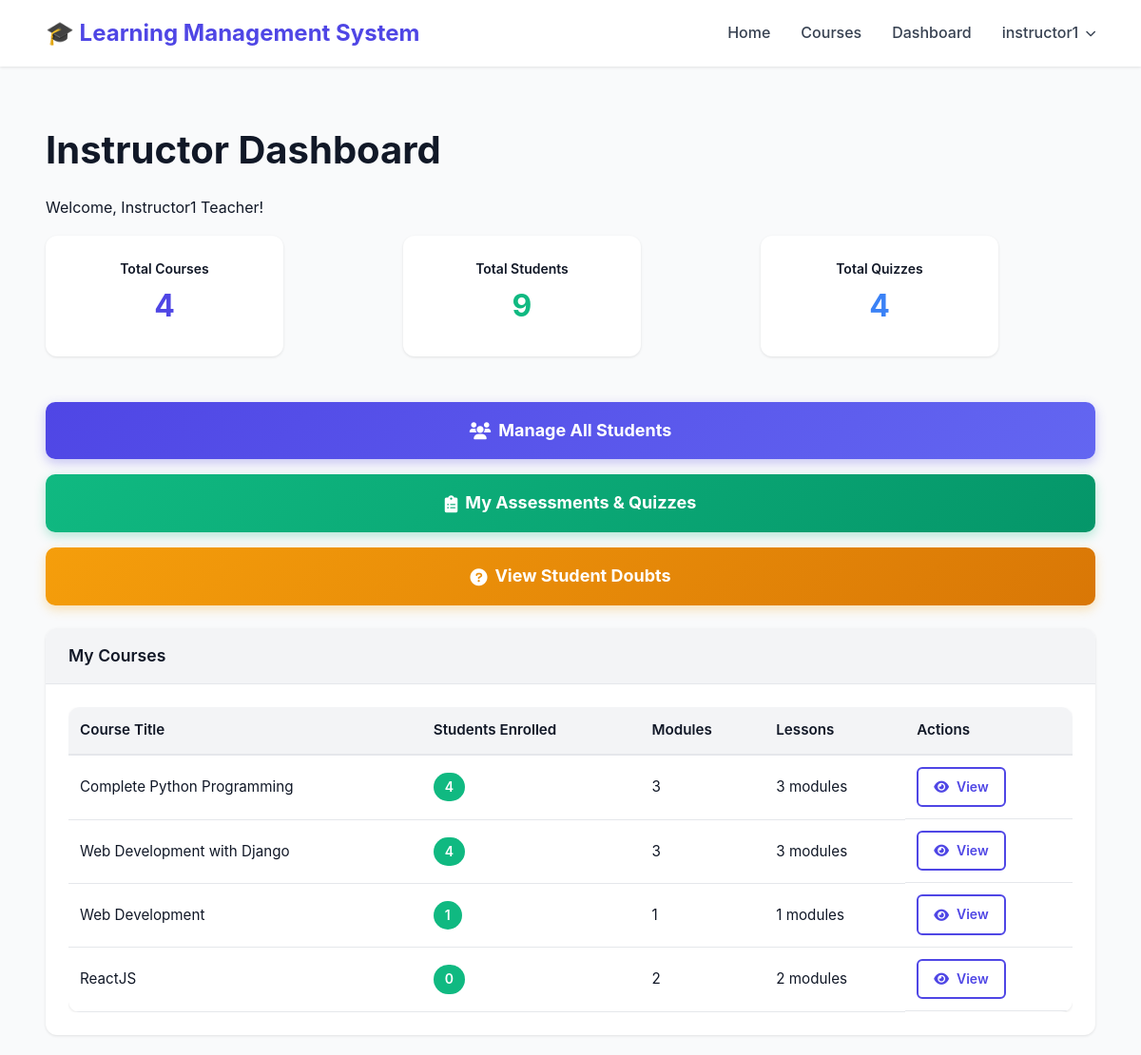
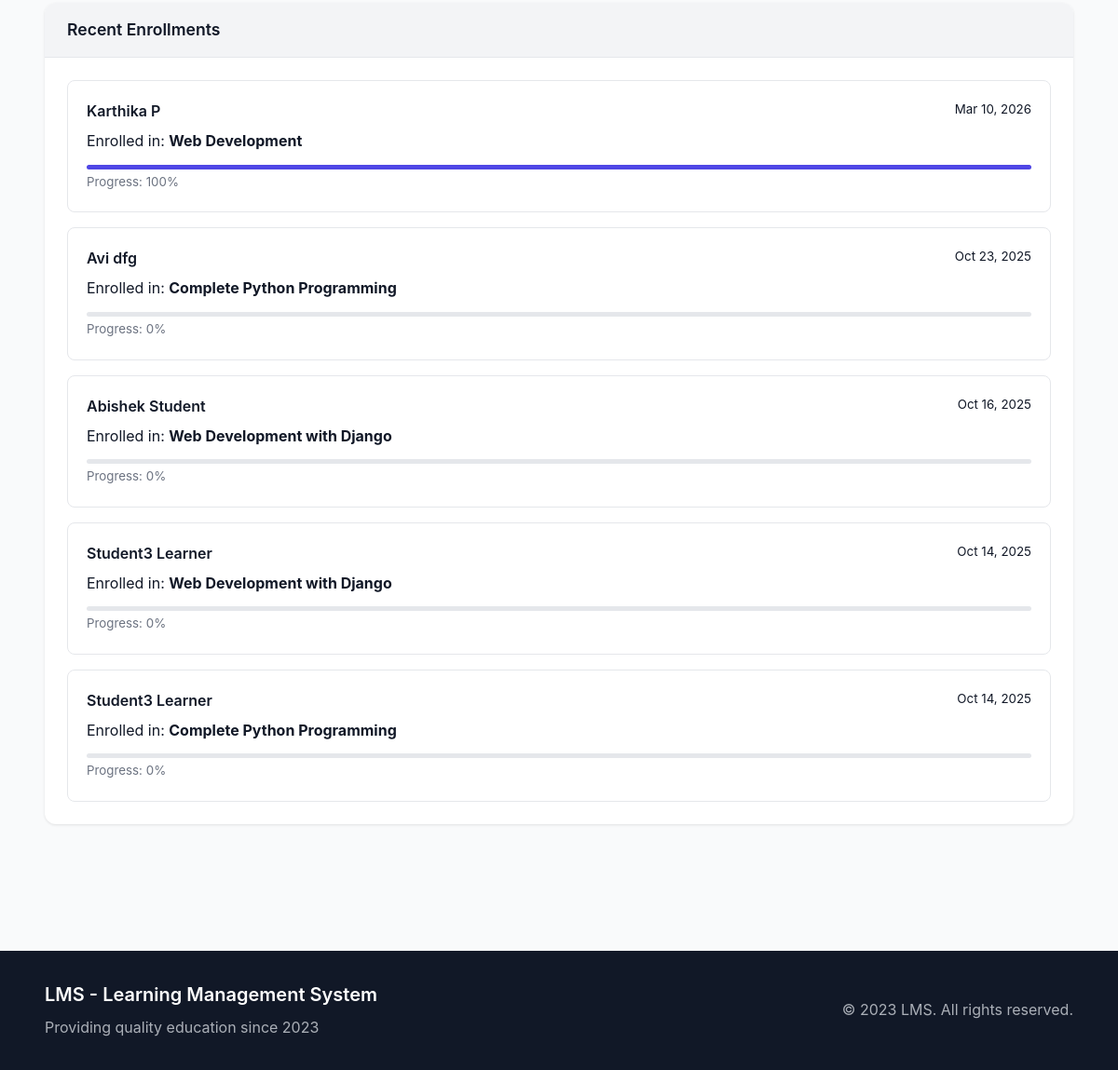
The page /accounts/dashboard/ (signed in) on the database its author committed (2 pictures, top to bottom).
### accounts/models.py (models this page shows, shortened)
class User(AbstractUser):
    USER_TYPE_CHOICES = (
        ('student', 'Student'),
        ('instructor', 'Instructor'),
        ('admin', 'Admin'),
    )
    user_type = models.CharField(max_length=10, choices=USER_TYPE_CHOICES, default='student')
    profile_picture = models.ImageField(upload_to='profile_pictures/', null=True, blank=True)
    phone = models.CharField(max_length=20, null=True, blank=True)
    bio = models.TextField(blank=True, null=True)
    date_of_birth = models.DateField(null=True, blank=True)
    website = models.URLField(max_length=200, blank=True, null=True)
    address = models.TextField(blank=True, null=True)
    LEARNING_STYLE_CHOICES = (
        ('visual', 'Visual'),
        ('auditory', 'Auditory'),
        ('reading', 'Reading/Writing'),
        ('kinesthetic', 'Kinesthetic'),
    )
    learning_style = models.CharField(max_length=20, choices=LEARNING_STYLE_CHOICES, null=True, blank=True)
    preferred_language = models.CharField(max_length=50, blank=True, null=True)
    daily_study_goal = models.PositiveIntegerField(default=30, validators=[MinValueValidator(15), MaxValueValidator(480)])  # in minutes
    @property
    def is_instructor(self):
        return self.user_type == 'instructor'
    @property
    def is_admin(self):
        return self.is_superuser or self.user_type == 'admin'

### courses/models.py (models this page shows, shortened)
class Course(models.Model):
    title = models.CharField(max_length=200, unique=True)
    code = models.CharField(max_length=20, unique=True, blank=True, null=True, help_text="Unique course code (e.g., CS101)")
    description = models.TextField()
    instructor = models.ForeignKey(
        settings.AUTH_USER_MODEL,
        on_delete=models.CASCADE,
        related_name='courses_taught'
    )
    thumbnail = models.ImageField(upload_to='course_thumbnails/', null=True, blank=True)
    syllabus = models.FileField(upload_to='syllabi/', null=True, blank=True)
    category = models.ForeignKey(Category, on_delete=models.SET_NULL, null=True, blank=True, related_name='courses')
    created_at = models.DateTimeField(auto_now_add=True)
    updated_at = models.DateTimeField(auto_now=True)

class Module(models.Model):
    course = models.ForeignKey(Course, on_delete=models.CASCADE, related_name='modules')
    title = models.CharField(max_length=200)
    description = models.TextField(blank=True, null=True)
    order = models.PositiveIntegerField(default=0)
    class Meta:
        ordering = ['order']

class Enrollment(models.Model):
    student = models.ForeignKey(
        settings.AUTH_USER_MODEL,
        on_delete=models.CASCADE,
        related_name='enrollments'
    )
    course = models.ForeignKey(Course, on_delete=models.CASCADE, related_name='enrollments')
    enrollment_date = models.DateTimeField(auto_now_add=True)
    completed = models.BooleanField(default=False)
    completion_date = models.DateTimeField(null=True, blank=True)
    progress = models.DecimalField(max_digits=5, decimal_places=2, default=0.00)
    is_active = models.BooleanField(default=True)
    class Meta:
        unique_together = ('student', 'course')

### accounts/views.py (the view, shortened to what this page needs)
# urls.py: path('dashboard/', views.dashboard_view, name='dashboard'),
@login_required
def dashboard_view(request):
    context = {
        'notifications': Notification.objects.filter(
            recipient=request.user,
            is_read=False
        )[:5]
    }
    if request.user.is_admin:
        context.update({
            'total_users': User.objects.count(),
            'total_students': User.objects.filter(user_type='student').count(),
            'total_instructors': User.objects.filter(user_type='instructor').count(),
            'total_admins': User.objects.filter(user_type='admin').count(),
            'active_users': User.objects.filter(is_active=True).count(),
            'total_courses': Course.objects.count(),
            'total_enrollments': Enrollment.objects.count(),
            'total_certificates': Certificate.objects.count(),
            'recent_users': User.objects.order_by('-date_joined')[:5],
            'recent_courses': Course.objects.order_by('-created_at')[:5],
            'user_types': User.objects.values('user_type').annotate(count=Count('id')),
            'course_categories': Course.objects.values('category__name').annotate(count=Count('id')),
            'completion_rate': Enrollment.objects.filter(completed=True).count() / Enrollment.objects.count() * 100 if Enrollment.objects.exists() else 0
        })
        template = 'dashboard/admin_dashboard.html'
    elif request.user.is_instructor:
        courses = Course.objects.filter(instructor=request.user)
        context.update({
            'courses': courses,
            'total_students': Enrollment.objects.filter(course__instructor=request.user).count(),
            'total_quizzes': Quiz.objects.filter(instructor=request.user).count(),
            'recent_enrollments': Enrollment.objects.filter(
                course__instructor=request.user
            ).order_by('-enrollment_date')[:5],
            'completion_rates': {
                course.id: course.enrollments.filter(completed=True).count() / course.enrollments.count() * 100
                if course.enrollments.exists() else 0
                for course in courses
            }
        })
        template = 'dashboard/instructor_dashboard.html'
    return render(request, template, context)

### templates/dashboard/instructor_dashboard.html (shortened to what this page needs)
{% extends 'base.html' %}
{% block content %}
<div class="container py-5">
    <h1 class="mb-4">Instructor Dashboard</h1>
    <p class="lead">Welcome, {{ user.get_full_name|default:user.username }}!</p>
    <div class="row mb-4">
        <div class="col-md-4 dashboard-col">
            <div class="card text-center dashboard-card">
                <div class="card-body">
                    <h5 class="card-title">Total Courses</h5>
                    <h2 class="card-text text-primary">{{ courses.count }}</h2>
                </div>
            </div>
        </div>
        <div class="col-md-4 dashboard-col">
            <div class="card text-center dashboard-card">
                <div class="card-body">
                    <h5 class="card-title">Total Students</h5>
                    <h2 class="card-text text-success">{{ total_students }}</h2>
                </div>
            </div>
        </div>
        <div class="col-md-4 dashboard-col">
            <div class="card text-center dashboard-card">
                <div class="card-body">
                    <h5 class="card-title">Total Quizzes</h5>
                    <h2 class="card-text text-info">{{ total_quizzes }}</h2>
                </div>
            </div>
        </div>
    </div>
    <div class="mb-4">
        <a href="{% url 'courses:instructor_manage_all_students' %}" class="btn btn-primary btn-lg w-100 mb-2">
            <i class="fas fa-users"></i> Manage All Students
        </a>
        <a href="{% url 'quizzes:instructor_assessments' %}" class="btn btn-success btn-lg w-100 mb-2">
            <i class="fas fa-clipboard-list"></i> My Assessments & Quizzes
        </a>
        <a href="{% url 'lessons:view_doubts' %}" class="btn btn-warning btn-lg w-100">
            <i class="fas fa-question-circle"></i> View Student Doubts
        </a>
    </div>
    <div class="card mb-4">
        <div class="card-header">
            <h5 class="mb-0">My Courses</h5>
        </div>
        <div class="card-body">
            {% if courses %}
            <div class="table-responsive">
                <table class="table table-hover">
                    <thead>
                        <tr>
                            <th>Course Title</th>
                            <th>Students Enrolled</th>
                            <th>Modules</th>
                            <th>Lessons</th>
                            <th>Actions</th>
                        </tr>
                    </thead>
                    <tbody>
                        {% for course in courses %}
                        <tr>
                            <td>
                                <a href="{% url 'courses:course_detail' course.pk %}" class="text-decoration-none">
                                    {{ course.title }}
                                </a>
                            </td>
                            <td>
                                <span class="badge bg-success">{{ course.enrollments.count }}</span>
                            </td>
                            <td>{{ course.modules.count }}</td>
                            <td>{{ course.modules.all|length }} modules</td>
                            <td>
                                <a href="{% url 'courses:course_detail' course.pk %}" class="btn btn-sm btn-outline-primary">
                                    <i class="fas fa-eye"></i> View
                                </a>
                            </td>
                        </tr>
                        {% endfor %}
                    </tbody>
                </table>
            </div>
            {% else %}
            <div class="text-center py-4">
                <p class="text-muted">No courses assigned yet. Contact admin to get courses assigned.</p>
            </div>
            {% endif %}
        </div>
    </div>
    <div class="card">
        <div class="card-header">
            <h5 class="mb-0">Recent Enrollments</h5>
        </div>
        <div class="card-body">
            {% if recent_enrollments %}
            <div class="list-group">
                {% for enrollment in recent_enrollments %}
                <div class="list-group-item">
                    <div class="d-flex w-100 justify-content-between">
                        <h6 class="mb-1">{{ enrollment.student.get_full_name|default:enrollment.student.username }}</h6>
                        <small>{{ enrollment.enrollment_date|date:"M d, Y" }}</small>
                    </div>
                    <p class="mb-1">Enrolled in: <strong>{{ enrollment.course.title }}</strong></p>
                    <div class="progress" style="height: 5px;">
                        <div class="progress-bar" role="progressbar" style="width: {{ enrollment.progress }}%"></div>
                    </div>
                    <small class="text-muted">Progress: {{ enrollment.progress|floatformat:0 }}%</small>
                </div>
                {% endfor %}
            </div>
            {% else %}
            <p class="text-muted">No recent enrollments.</p>
            {% endif %}
        </div>
    </div>
</div>
{% endblock %}

### templates/base.html (shortened to what this page needs)
<!DOCTYPE html>
<html lang="en">
<head>
    <link rel="stylesheet" href="https://cdnjs.cloudflare.com/ajax/libs/font-awesome/6.0.0/css/all.min.css">
    {% load static %}
    <link rel="stylesheet" href="{% static 'css/reset.css' %}?v=11">
    <link rel="stylesheet" href="{% static 'css/responsive.css' %}?v=17">
    <link rel="stylesheet" href="{% static 'css/style.css' %}?v=11">
    <link rel="stylesheet" href="{% static 'css/admin-fix.css' %}?v=11">
    <link rel="stylesheet" href="{% static 'css/navbar-fix.css' %}?v=11">
    <link rel="stylesheet" href="{% static 'css/instructor-students.css' %}?v=11">
    <link rel="stylesheet" href="{% static 'css/lessons.css' %}?v=2">
    <link rel="stylesheet" href="{% static 'css/quizzes.css' %}?v=2">
    <link rel="stylesheet" href="{% static 'css/dashboard.css' %}?v=2">
    <link rel="stylesheet" href="{% static 'css/student-progress.css' %}?v=2">
    <link rel="stylesheet" href="{% static 'css/admin-progress.css' %}?v=2">
    <link rel="stylesheet" href="{% static 'css/doubts.css' %}?v=2">
    <link rel="stylesheet" href="{% static 'css/assessments.css' %}?v=2">
    <link rel="stylesheet" href="{% static 'css/forms.css' %}?v=1">
</head>
<body>
    <nav class="navbar">
        <div class="container navbar-container">
            <a class="navbar-brand" href="/">🎓 Learning Management System</a>
            <div class="navbar-menu" id="navbarMenu">
                <a class="nav-link" href="{% url 'home' %}">Home</a>
                <a class="nav-link" href="{% url 'courses:course_list' %}">Courses</a>
                {% if user.is_authenticated %}
                <a class="nav-link" href="{% url 'accounts:dashboard' %}">Dashboard</a>
                <div class="dropdown" id="userDropdownContainer">
                    <span class="nav-link dropdown-toggle" onclick="toggleDropdown(event)">{{ user.username }}</span>
                </div>
                {% else %}
                <a class="nav-link" href="{% url 'accounts:login' %}">Login</a>
                <a class="btn-register" href="{% url 'accounts:register' %}">Register</a>
                {% endif %}
            </div>
        </div>
    </nav>
    <main>
        {% block content %}{% endblock %}
    </main>
    <footer>
        <div class="container">
            <div class="footer-content">
                <div class="footer-left">
                    <h5>LMS - Learning Management System</h5>
                    <p>Providing quality education since 2023</p>
                </div>
                <div class="footer-right">
                    <p>&copy; 2023 LMS. All rights reserved.</p>
                </div>
            </div>
        </div>
    </footer>
</body>
</html>

### static/css/style.css (style rules this page uses)
table td:last-child { display: flex; gap: 0.5rem; flex-wrap: wrap; }
table .btn { padding: 0.5rem 1rem; font-size: 0.875rem; }
footer { background: var(--gray-900); color: var(--gray-300); padding: 2rem 0; margin-top: 4rem; }

### static/css/admin-fix.css (style rules this page uses)
.admin-actions .btn, .admin-btn, .card-header .btn, .card-footer .btn, table .btn { width: auto !important; display: inline-flex !important; }
.dashboard-card { max-width: 250px; }
.dashboard-stats, .admin-stats-grid, .row.mb-4 { display: grid !important; gap: 1.5rem; grid-template-columns: repeat(auto-fit, minmax(200px, 1fr)) !important; }
.dashboard-card .card-body { padding: 1.5rem 1rem; }
.dashboard-card h2 { font-size: 2rem; margin: 0.5rem 0; }
.dashboard-card h5 { font-size: 0.875rem; margin: 0; }
.card { margin-bottom: 1.5rem; }
.card-body { padding: 1.5rem; }
.card-header { padding: 1rem 1.5rem; }
.row { display: flex; flex-wrap: wrap; gap: 1rem; margin: 0; }
.row > [class*='col-'] { padding: 0; }
.col-md-4 { width: 33.33%; }
.text-center { text-align: center; }
.progress { height: 25px; background: var(--gray-200); border-radius: 9999px; overflow: hidden; }
.progress-bar { height: 100%; display: flex; align-items: center; justify-content: center; color: white; font-weight: 600; transition: width 0.6s ease; }
.bg-success { background: var(--success) !important; }
.table { width: 100%; margin: 0; }
.table td, .table th { vertical-align: middle; }
.d-flex { display: flex !important; }
.justify-content-between { justify-content: space-between !important; }
.mb-4 { margin-bottom: 1.5rem !important; }

### static/css/navbar-fix.css (style rules this page uses)
.navbar .dropdown { position: relative; }
.navbar .dropdown-toggle { cursor: pointer; user-select: none; display: flex; align-items: center; gap: 0.5rem; }
.navbar .dropdown-toggle::after { content: '\f078'; font-family: 'Font Awesome 6 Free'; font-weight: 900; font-size: 0.7rem; transition: transform 0.3s; }

### static/css/instructor-students.css (style rules this page uses)
.mb-4 { margin-bottom: 1.5rem; }
.container .row { display: flex; flex-wrap: wrap; gap: 1.5rem; }
.container .row > [class*='col-'] { flex: 1; min-width: 300px; }
.container .card { margin-bottom: 1.5rem; width: 100%; }
.container .card-body p { margin-bottom: 0.75rem; word-wrap: break-word; }
.container .card-header h5 { margin: 0; font-size: 1.1rem; }
.container .table-responsive { overflow-x: auto; }
.container .table { width: 100%; margin: 0; font-size: 0.95rem; }
.container .table td, .container .table th { padding: 0.75rem; vertical-align: middle; white-space: nowrap; }

### rows shown on the page
User: username "instructor1", get_full_name "Instructor1 Teacher"
Course: title "Complete Python Programming", enrollments.count "4", modules.count "3", modules.all|length "3"
Course: title "Web Development with Django", enrollments.count "4", modules.count "3", modules.all|length "3"
Course: title "Web Development", enrollments.count "1", modules.count "1", modules.all|length "1"
Course: title "ReactJS", enrollments.count "0", modules.count "2", modules.all|length "2"
Enrollment: student.get_full_name "Karthika P", enrollment_date "Mar 10, 2026", course "Web Development", progress "100"
Enrollment: student.get_full_name "Avi dfg", enrollment_date "Oct 23, 2025", course "Complete Python Programming", progress "0"
Enrollment: student.get_full_name "Abishek Student", enrollment_date "Oct 16, 2025", course "Web Development with Django", progress "0"
Enrollment: student.get_full_name "Student3 Learner", enrollment_date "Oct 14, 2025", course "Web Development with Django", progress "0"
Enrollment: student.get_full_name "Student3 Learner", enrollment_date "Oct 14, 2025", course "Complete Python Programming", progress "0"

### other values the page prints
{{ courses.count }} "4"
{{ total_students }} "9"
{{ total_quizzes }} "4"
